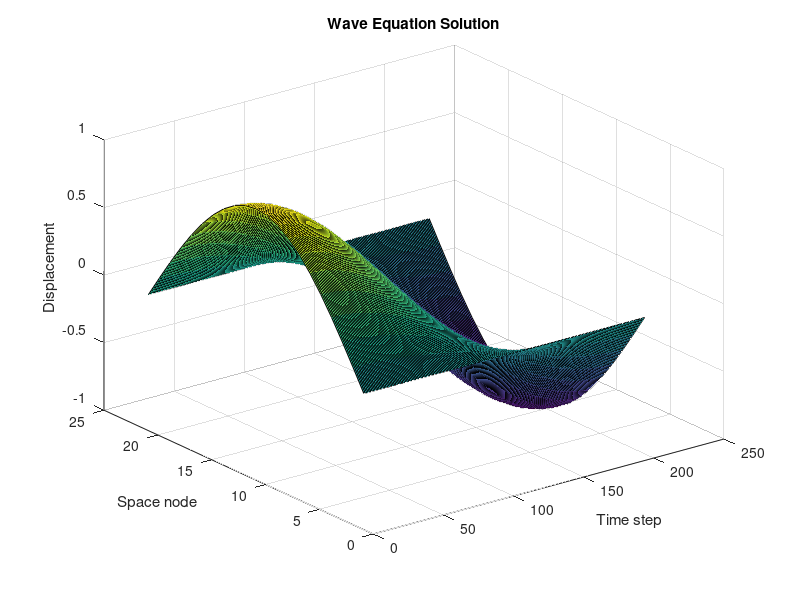

Recreate this plot in MATLAB.
L = 1;
T = 1;
c = 1;
N = 20;
M = 200;
h = L/N;
k = T/M;
lambda = c*k/h;
x = 0:h:L;
u = zeros(N+1,M+1);

for i=1:N+1
 u(i,1) = sin(pi*x(i));
end

u(1,:) = 0;
u(N+1,:) = 0;

for i=2:N
 u(i,2) = u(i,1) + 0.5*lambda^2*(u(i+1,1)-2*u(i,1)+u(i-1,1));
end

for j=2:M
    for i=2:N
        u(i,j+1) = 2*u(i,j) - u(i,j-1) + lambda^2*(u(i+1,j)-2*u(i,j)+u(i-1,j));
    end
end
surf(u)
xlabel('Time step')
ylabel('Space node')
zlabel('Displacement')
title('Wave Equation Solution')
